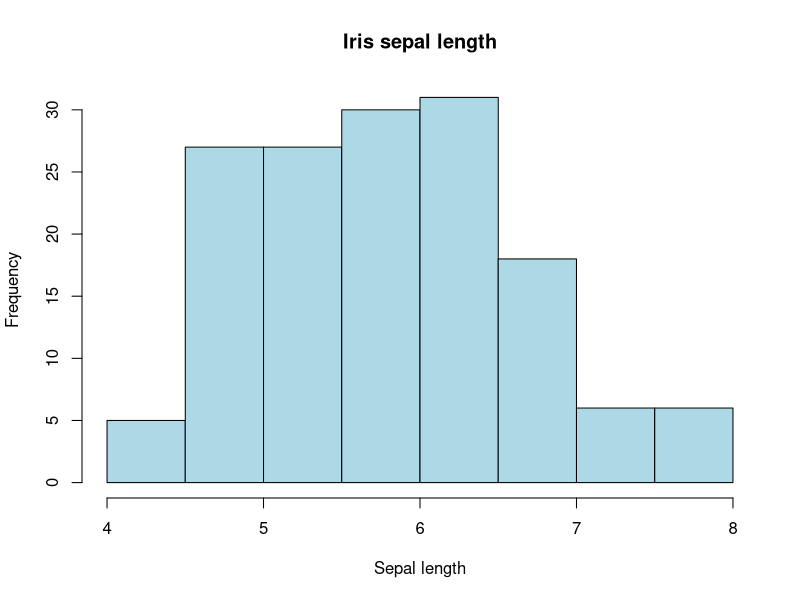
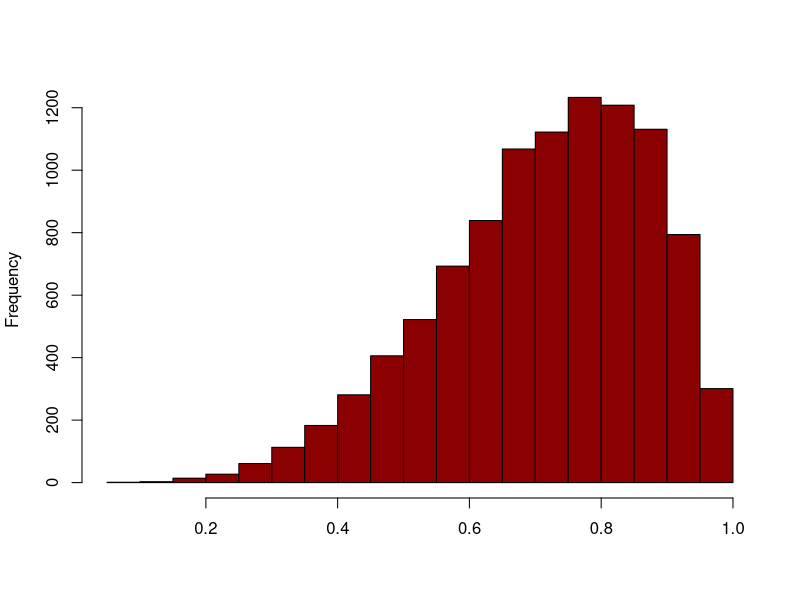
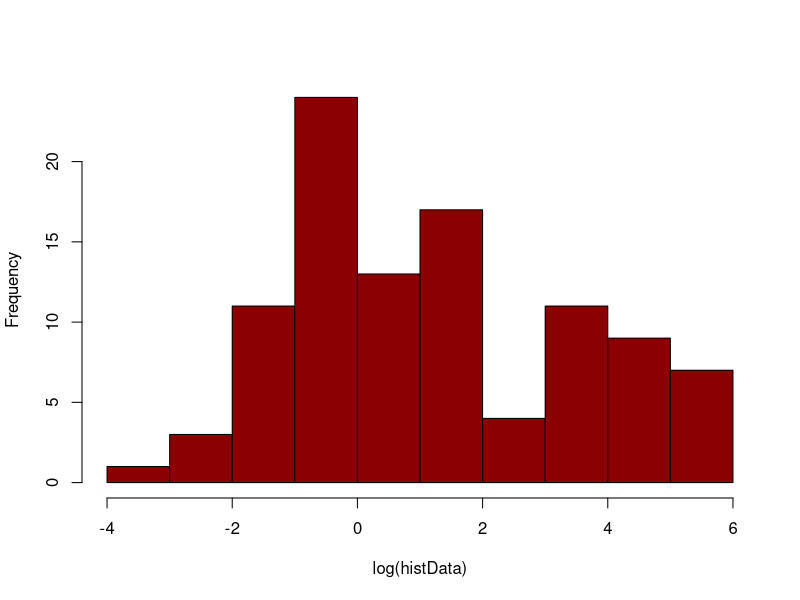
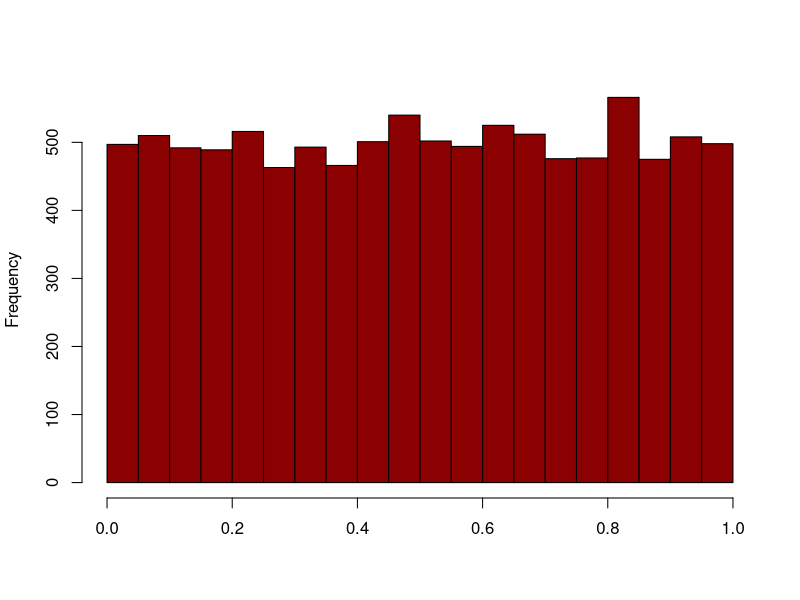
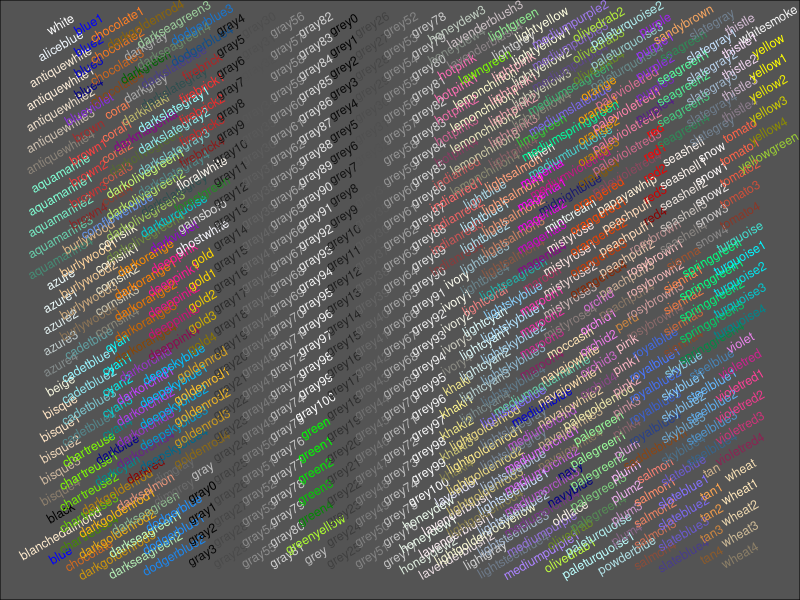

R code for these plots, in order:
## ---- chunk 1
data(iris) # Use the built-in Iris data set

hist(iris$Sepal.Length, col = "lightblue", main = "Iris sepal length",
        xlab = "Sepal length")
## ---- chunk 2
hist(rbeta(10000,5,2), main = "", xlab = "", col = "darkred")
## ---- chunk 3
mu1 <- log(1)
mu2 <- log(50)
sig1 <- log(3)
sig2 <- log(3)
cpct <- 0.4

histDistFunc <- function (n,cpct, mu1, mu2, sig1, sig2) {
  y0 <- rlnorm(n, mean = mu1, sd = sig1)
  y1 <- rlnorm(n, mean = mu2, sd = sig2)

  flag <- rbinom(n,size = 1,prob = cpct)
  y <- y0 * (1 - flag) + y1 * flag 
}

histData <- histDistFunc(n = 100, cpct, mu1, mu2, sig1, sig2)
hist(log(histData), main = "", col = "darkred")
## ---- chunk 4

hist(rbeta(10000, 1, 1), main = "", xlab = "", col = "darkred")
## ---- chunk 5
showCols <- function(cl = colors(), bg = "grey",
                     cex = 0.75, rot = 30) {
    m <- ceiling(sqrt(n <- length(cl)))
    length(cl) <- m * m; cm <- matrix(cl, m)
    require("grid")
    grid.newpage(); vp <- viewport(w = .92, h = .92)
    grid.rect(gp = gpar(fill = bg))
    grid.text(cm, x = col(cm) / m, y = rev(row(cm))/m, rot = rot,
              vp = vp, gp = gpar(cex = cex, col = cm))
  }
showCols(cl = colors(), bg= "gray33", rot = 30, cex = 0.75)
